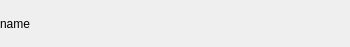
<?xml version="1.0" encoding="UTF-8"?>
<ui version="4.0">
 <comment>
  * Released as open source by Gabriel Caudrelier
  *
  * Developed by Gabriel Caudrelier, gabriel dot caudrelier at gmail dot com
  *
  * https://github.com/metrodango/pip3line
  *
  * Released under AGPL see LICENSE for more information
</comment>
 <class>QuickViewItem</class>
 <widget class="QWidget" name="QuickViewItem">
  <property name="geometry">
   <rect>
    <x>0</x>
    <y>0</y>
    <width>350</width>
    <height>47</height>
   </rect>
  </property>
  <property name="windowTitle">
   <string>Form</string>
  </property>
  <layout class="QVBoxLayout" name="mainLayout">
   <property name="spacing">
    <number>0</number>
   </property>
   <property name="margin">
    <number>0</number>
   </property>
   <item>
    <widget class="QWidget" name="widget" native="true">
     <layout class="QHBoxLayout" name="horizontalLayout">
      <property name="spacing">
       <number>0</number>
      </property>
      <property name="margin">
       <number>0</number>
      </property>
      <item>
       <widget class="QLabel" name="nameLabel">
        <property name="text">
         <string>name</string>
        </property>
       </widget>
      </item>
      <item>
       <widget class="QPushButton" name="copyPushButton">
        <property name="maximumSize">
         <size>
          <width>24</width>
          <height>16777215</height>
         </size>
        </property>
        <property name="toolTip">
         <string>Copy to clipboard (UTF-8)</string>
        </property>
        <property name="text">
         <string/>
        </property>
        <property name="icon">
         <iconset resource="gui_res.qrc">
          <normaloff>:/Images/icons/edit-copy-4.png</normaloff>:/Images/icons/edit-copy-4.png</iconset>
        </property>
        <property name="flat">
         <bool>true</bool>
        </property>
       </widget>
      </item>
      <item>
       <widget class="QPushButton" name="removePushButton">
        <property name="maximumSize">
         <size>
          <width>25</width>
          <height>16777215</height>
         </size>
        </property>
        <property name="toolTip">
         <string>Delete this item</string>
        </property>
        <property name="text">
         <string/>
        </property>
        <property name="icon">
         <iconset resource="gui_res.qrc">
          <normaloff>:/Images/icons/dialog-cancel-3.png</normaloff>:/Images/icons/dialog-cancel-3.png</iconset>
        </property>
        <property name="flat">
         <bool>true</bool>
        </property>
       </widget>
      </item>
     </layout>
    </widget>
   </item>
  </layout>
 </widget>
 <resources>
  <include location="gui_res.qrc"/>
 </resources>
 <connections/>
</ui>
